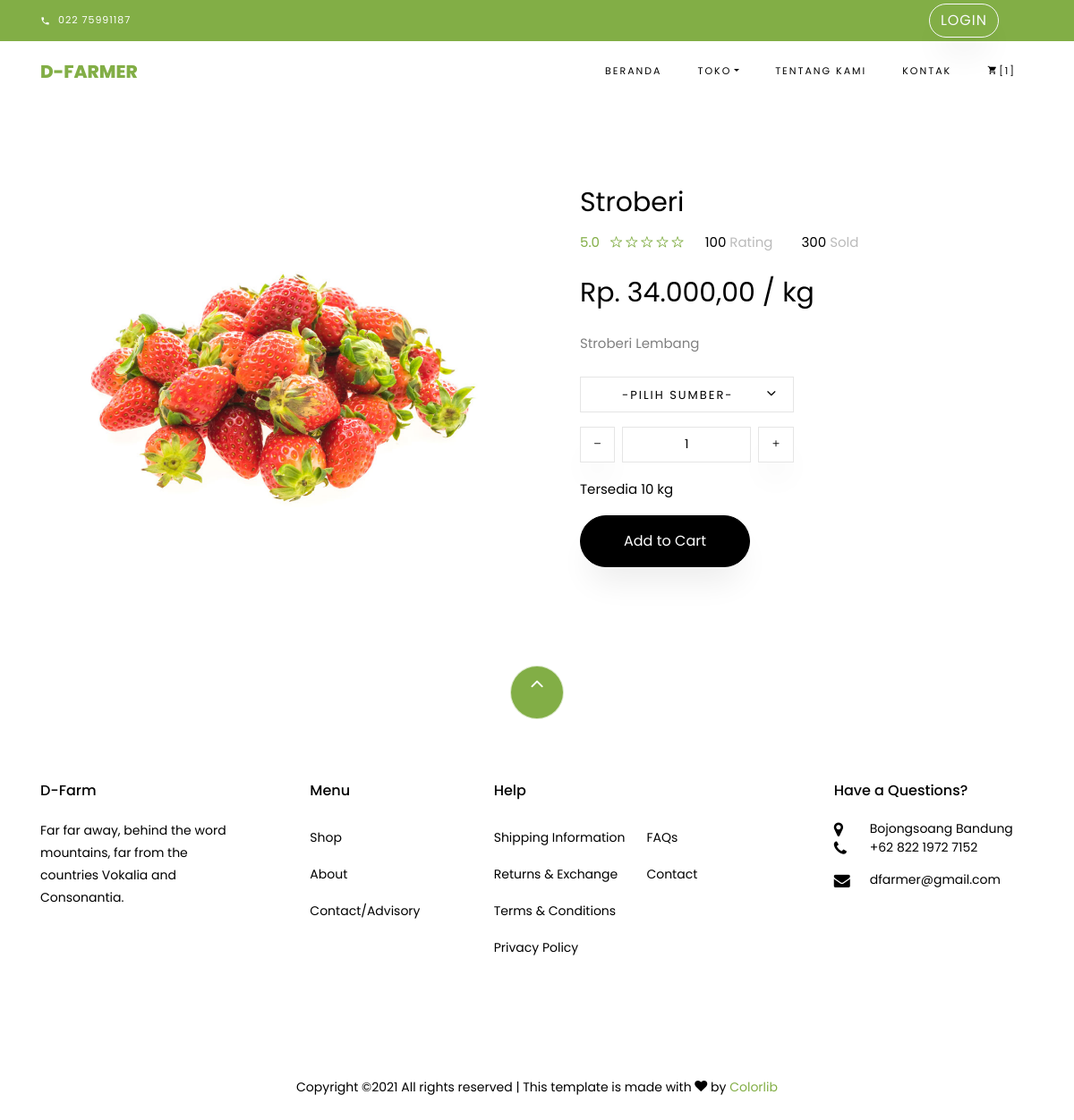
The app's page /index.php/shop/info/5 with its own data.
### tables this page shows
CREATE TABLE `barang` (
  `id_barang` int(11) NOT NULL,
  `nama_barang` varchar(255) NOT NULL,
  `keterangan_barang` varchar(255) NOT NULL,
  `harga_barang` varchar(255) NOT NULL,
  `tanggal` date NOT NULL,
  `jumlah` int(11) NOT NULL,
  `jenis` varchar(255) NOT NULL,
  `satuan` varchar(255) NOT NULL,
  `gambar` varchar(255) NOT NULL,
  `id_sumber` int(11) NOT NULL,
  `id_gudang` int(11) NOT NULL,
  `id_kategori` int(11) NOT NULL
);

### application/controllers/Shop.php (called while the page is built, shortened)
<?php
class Shop extends CI_Controller {
	function __construct(){
		$this->load->model('M_All');
	}
	public function info($id_barang)
	{
		$where = array('id_barang' => $id_barang);
		$data['barang'] = $this->M_All->view_where('barang', $where)->result();
		$data['sumber'] = $this->M_All->get('sumber')->result();
		$this->load->view('template/header');
		$this->load->view('shop/info', $data);
		$this->load->view('template/footer');
	}
}

### index.php (called while the page is built, shortened)
<?php
require_once BASEPATH.'core/CodeIgniter.php';

### application/models/M_All.php (called while the page is built, shortened)
<?php
class M_All extends CI_Model{
    public function view_where($table,$where)
	{
		return $this->db->get_where($table,$where);
    }
}

### application/views/shop/info.php (the view, shortened to what this page needs)
<?php foreach ($barang as $b) {
    ?>
<section class="ftco-section">
    	<div class="container">
    		<div class="row">
    			<div class="col-lg-6 mb-5 ftco-animate">
    				<a href="<?= base_url('assets_admin/img/gambar_barang/')?><?= $b->gambar; ?>" class="image-popup"><img src="<?= base_url('assets_admin/img/gambar_barang/')?><?= $b->gambar; ?>" class="img-fluid" alt="Colorlib Template"></a>
    			</div>
    			<div class="col-lg-6 product-details pl-md-5 ftco-animate">
    				<h3><?= $b->nama_barang ?></h3>
    				<div class="rating d-flex">
							<p class="text-left mr-4">
								<a href="#" class="mr-2">5.0</a>
								<a href="#"><span class="ion-ios-star-outline"></span></a>
								<a href="#"><span class="ion-ios-star-outline"></span></a>
								<a href="#"><span class="ion-ios-star-outline"></span></a>
								<a href="#"><span class="ion-ios-star-outline"></span></a>
								<a href="#"><span class="ion-ios-star-outline"></span></a>
							</p>
							<p class="text-left mr-4">
								<a href="#" class="mr-2" style="color: #000;">100 <span style="color: #bbb;">Rating</span></a>
							</p>
							<p class="text-left">
								<a href="#" class="mr-2" style="color: #000;">300 <span style="color: #bbb;">Sold</span></a>
							</p>
						</div>
    				<p class="price"><span>Rp. <?= number_format($b->harga_barang, 2, ",", ".");?> / <?= $b->satuan ?></span></p>
    				<p><?= $b->keterangan_barang  ?></p>
						<div class="row mt-4">
							<div class="col-md-6">
								<div class="form-group d-flex">
		              <div class="select-wrap">
	                  <div class="icon"><span class="ion-ios-arrow-down"></span></div>
	                  <select name="sumber" id="" class="form-control">
	                  	<option value="">-Pilih Sumber-</option>
	                  </select>
	                </div>
		            </div>
							</div>
							<div class="input-group col-md-6 d-flex mb-3">
	             	<span class="input-group-btn mr-2">
	                	<button type="button" class="quantity-left-minus btn"  data-type="minus" data-field="">
	                   <i class="ion-ios-remove"></i>
	                	</button>
	            		</span>
	             	<input type="text" id="quantity" name="quantity" class="form-control input-number" value="1" min="1" max="100">
	             	<span class="input-group-btn ml-2">
	                	<button type="button" class="quantity-right-plus btn" data-type="plus" data-field="">
	                     <i class="ion-ios-add"></i>
	                 </button>
	             	</span>
	          	</div>
	          	<div class="col-md-12">
	          		<p style="color: #000;">Tersedia <?= $b->jumlah;?> <?= $b->satuan;?></p>
	          	</div>
          	</div>
          	<p>
                <?php if ($b->jumlah == 0){ ?>
                    <a href="cart.html" class="btn btn-black py-3 px-5 disabled">Add to Cart</a>
                <?php }else {?>
                    <a href="<?= base_url()?>index.php/shop/addCart/<?= $b->id_barang?>" class="btn btn-black py-3 px-5">Add to Cart</a>
                <?php } ?>
            </p>
    			</div>
    		</div>
    	</div>
    </section>
<?php } ?>

### records on screen
barang: gambar (picture), nama_barang "Stroberi", harga_barang "34.000,00", satuan "kg", keterangan_barang "Stroberi Lembang", jumlah "10"

### other values on screen
$this->M_All->count('cart') "1"
